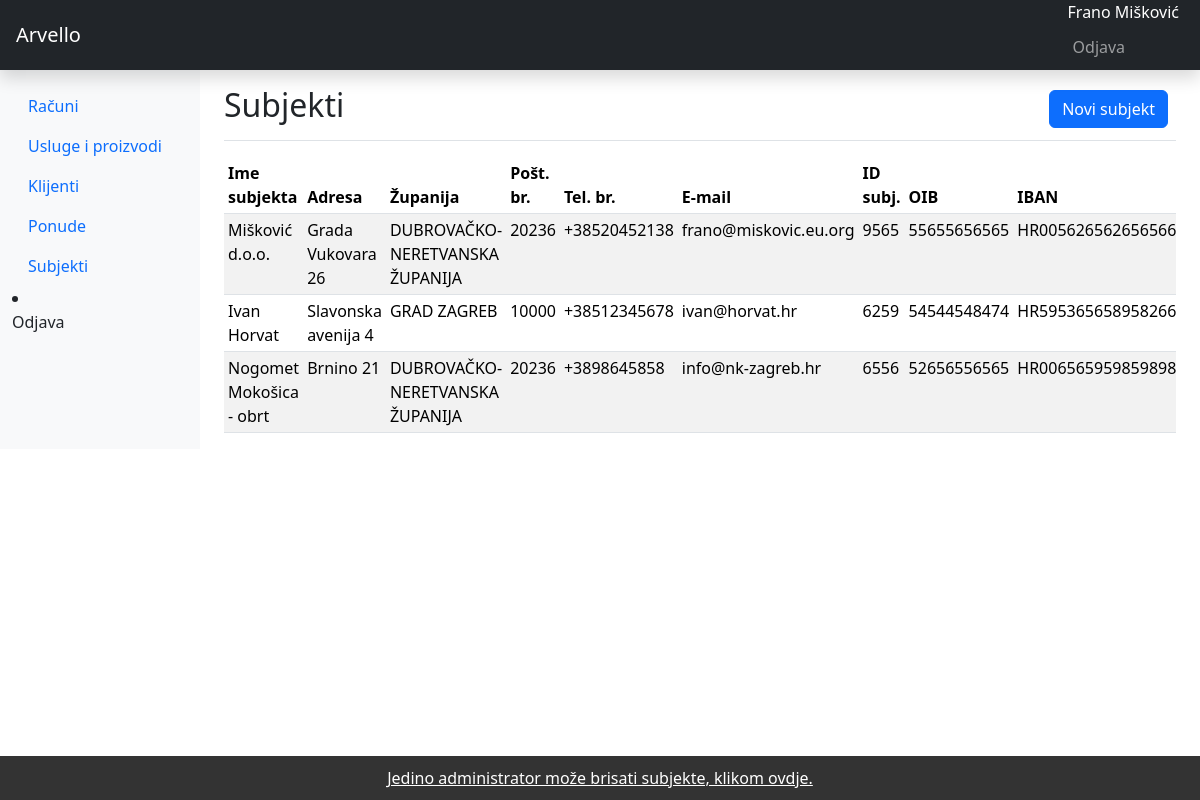
Before: /companies/ (signed in) with the older database file.
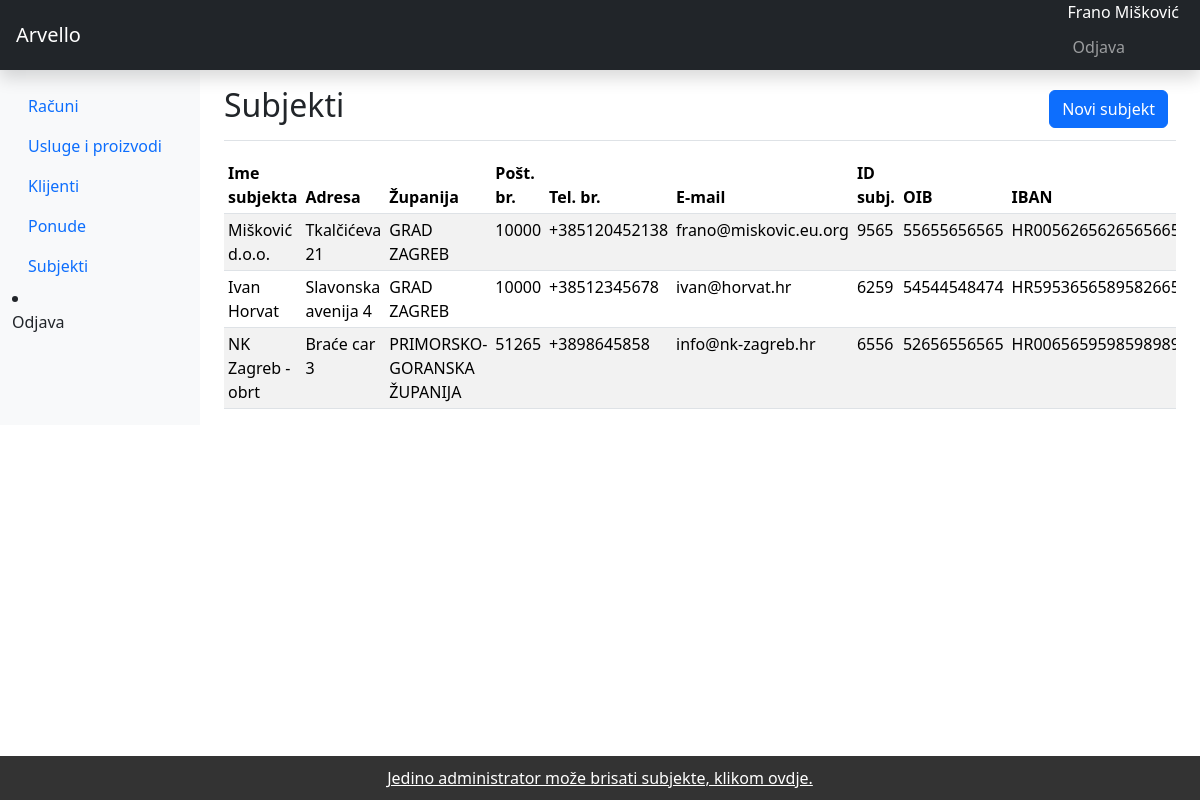
After: the same page with the newer database file.
### arvelloapp/models.py (models this page shows, shortened)
class Company(models.Model):
    PROVINCES = [
    ("ZAGREBAČKA ŽUPANIJA", "ZAGREBAČKA ŽUPANIJA"),
    ("KRAPINSKO-ZAGORSKA ŽUPANIJA", "KRAPINSKO-ZAGORSKA ŽUPANIJA"),
    ("SISAČKO-MOSLAVAČKA ŽUPANIJA", "SISAČKO-MOSLAVAČKA ŽUPANIJA"),
    ("KARLOVAČKA ŽUPANIJA", "KARLOVAČKA ŽUPANIJA"),
    ("VARAŽDINSKA ŽUPANIJA", "VARAŽDINSKA ŽUPANIJA"),
    ("KOPRIVNIČKO-KRIŽEVAČKA ŽUPANIJA", "KOPRIVNIČKO-KRIŽEVAČKA ŽUPANIJA"),
    ("BJELOVARSKO-BILOGORSKA ŽUPANIJA", "BJELOVARSKO-BILOGORSKA ŽUPANIJA"),
    ("PRIMORSKO-GORANSKA ŽUPANIJA", "PRIMORSKO-GORANSKA ŽUPANIJA"),
    ("LIČKO-SENJSKA ŽUPANIJA", "LIČKO-SENJSKA ŽUPANIJA"),
    ("VIROVITIČKO-PODRAVSKA ŽUPANIJA", "VIROVITIČKO-PODRAVSKA ŽUPANIJA"),
    ("POŽEŠKO-SLAVONSKA ŽUPANIJA", "POŽEŠKO-SLAVONSKA ŽUPANIJA"),
    ("BRODSKO-POSAVSKA ŽUPANIJA", "BRODSKO-POSAVSKA ŽUPANIJA"),
    ("ZADARSKA ŽUPANIJA", "ZADARSKA ŽUPANIJA"),
    ("OSJEČKO-BARANJSKA ŽUPANIJA", "OSJEČKO-BARANJSKA ŽUPANIJA"),
    ("ŠIBENSKO-KNINSKA ŽUPANIJA", "ŠIBENSKO-KNINSKA ŽUPANIJA"),
    ("VUKOVARSKO-SRIJEMSKA ŽUPANIJA", "VUKOVARSKO-SRIJEMSKA ŽUPANIJA"),
    ("SPLITSKO-DALMATINSKA ŽUPANIJA", "SPLITSKO-DALMATINSKA ŽUPANIJA"),
    ("ISTARSKA ŽUPANIJA", "ISTARSKA ŽUPANIJA"),
    ("DUBROVAČKO-NERETVANSKA ŽUPANIJA", "DUBROVAČKO-NERETVANSKA ŽUPANIJA"),
    ("MEĐIMURSKA ŽUPANIJA", "MEĐIMURSKA ŽUPANIJA"),
    ("GRAD ZAGREB", "GRAD ZAGREB"),
    ("INOZEMSTVO / NIJE PRIMJENJIVO", "INOZEMSTVO / NIJE PRIMJENJIVO")
    ]
    clientTypes = [
    ("Fizička osoba", "Fizička osoba"),
    ("Pravna osoba", "Pravna osoba"),
    ]
    vatcountry = ["AF", "AX", "AL", "DZ", "AS", "AD", "AO", "AI", "AQ", "AG", "AR",
    "AM", "AW", "AU", "AT", "AZ", "BS", "BH", "BD", "BB", "BY", "BE",
    "BZ", "BJ", "BM", "BT", "BO", "BQ", "BA", "BW", "BV", "BR", "IO",
    "BN", "BG", "BF", "BI", "CV", "KH", "CM", "CA", "KY", "CF", "TD",
    "CL", "CN", "CX", "CC", "CO", "KM", "CG", "CD", "CK", "CR", "CI",
    "HR", "CU", "CW", "CY", "CZ", "DK", "DJ", "DM", "DO", "EC", "EG",
    "SV", "GQ", "ER", "EE", "ET", "FK", "FO", "FJ", "FI", "FR", "GF",
    "PF", "TF", "GA", "GM", "GE", "DE", "GH", "GI", "GR", "GL", "GD",
    "GP", "GU", "GT", "GG", "GN", "GW", "GY", "HT", "HM", "VA", "HN",
    "HK", "HU", "IS", "IN", "ID", "IR", "IQ", "IE", "IM", "IL", "IT",
    "JM", "JP", "JE", "JO", "KZ", "KE", "KI", "KP", "KR", "KW", "KG",
    "LA", "LV", "LB", "LS", "LR", "LY", "LI", "LT", "LU", "MO", "MK",
    "MG", "MW", "MY", "MV", "ML", "MT", "MH", "MQ", "MR", "MU", "YT",
    "MX", "FM", "MD", "MC", "MN", "ME", "MS", "MA", "MZ", "MM", "NA",
    "NR", "NP", "NL", "NC", "NZ", "NI", "NE", "NG", "NU", "NF", "MP",
    "NO", "OM", "PK", "PW", "PS", "PA", "PG", "PY", "PE", "PH", "PN",
    "PL", "PT", "PR", "QA", "RE", "RO", "RU", "RW", "BL", "SH", "KN",
    "LC", "MF", "PM", "VC", "WS", "SM", "ST", "SA", "SN", "RS", "SC",
    "SL", "SG", "SX", "SK", "SI", "SB", "SO", "ZA", "GS", "SS", "ES",
    "LK", "SD", "SR", "SJ", "SZ", "SE", "CH", "SY", "TW", "TJ", "TZ",
    "TH", "TL", "TG", "TK", "TO", "TT", "TN", "TR", "TM", "TC", "TV",
    "UG", "UA", "AE", "GB", "US", "UM", "UY", "UZ", "VU", "VE", "VN",
    "VG", "VI", "WF", "EH", "YE", "ZM", "ZW"]
    clientName = models.CharField(null=True, blank=True, max_length=200)
    addressLine1 = models.CharField(null=True, blank=True, max_length=200)
    town = models.CharField(null=True, blank=True, max_length=200)
    province = models.CharField(choices=PROVINCES, blank=True, max_length=100)
    postalCode = models.CharField(null=True, blank=True, max_length=5)
    phoneNumber = models.CharField(null=True, blank=True, max_length=40, validators=[validate_phone_number])
    emailAddress = models.CharField(null=True, blank=True, max_length=100)
    clientUniqueId = models.CharField(null=True, blank=True, max_length=4, unique=True, validators=[RegexValidator(r'^\d{4}$', 'Idetifikacijski broj klijenta mora sadržavati točno 4 broja.')])
    clientType = models.CharField(choices=clientTypes, blank=True, max_length=40)
    OIB = models.CharField(null=True, blank=True, max_length=11, unique=True, validators=[RegexValidator(r'^\d{11}$', 'OIB mora sadržavati točno 11 broja.')])
    SustavPDVa = models.BooleanField(default=False)
    IBAN = models.CharField(null=True, blank=True, max_length=36)
    uniqueId = models.CharField(null=True, blank=True, max_length=100)
    slug = models.SlugField(max_length=500, unique=True, blank=True, null=True)
    date_created = models.DateTimeField(blank=True, null=True)
    last_updated = models.DateTimeField(blank=True, null=True)

### arvelloapp/views.py (the view, shortened to what this page needs)
# urls.py: path('companies/', views.companies, name='companies'),
@login_required
def companies(request):
    context = {}
    companies = Company.objects.all()
    context['companies'] = companies
    if request.method == 'GET':
        form = CompanyForm()
        context['form'] = form
        return render(request, 'companies.html', context)

### arvelloapp/templates/companies.html (shortened to what this page needs)
{% extends 'base.html' %}
{% load static %}
{% load crispy_forms_tags %}
{% block main %}
<main class="col-md-9 ms-sm-auto col-lg-10 px-md-4">
  <div class="d-flex justify-content-between flex-wrap flex-md-nowrap align-items-center pt-3 pb-2 mb-3 border-bottom">
    <h1 class="h2">Subjekti</h1>
    <div class="btn-toolbar mb-2 mb-md-0">
      <div class="btn-group me-2">
        <button href="#addCompanyModal" type="button" class="btn btn-primary" data-bs-toggle="modal">Novi subjekt</button>
      </div>
    </div>
  </div>
  <div class="table-responsive">
    <table class="table table-striped table-sm">
      <thead>
        <tr>
          <th scope="col">Ime subjekta</th>
          <th scope="col">Adresa</th>
          <th scope="col">Županija</th>
          <th scope="col">Pošt. br.</th>
          <th scope="col">Tel. br.</th>
          <th scope="col">E-mail</th>
          <th scope="col">ID subj.</th>
          <th scope="col">OIB</th>
          <th scope="col">IBAN</th>
        </tr>
      </thead>
      <tbody>
        {% for companies in companies %}
      <tr>
        <td>{{companies.clientName}}</td>
        <td>{{companies.addressLine1}}</td>
        <td>{{companies.province}}</td>
        <td>{{companies.postalCode}}</td>
        <td>{{companies.phoneNumber}}</td>
        <td>{{companies.emailAddress}}</td>
        <td>{{companies.clientUniqueId}}</td>
        <td>{{companies.OIB}}</td>
        <td>{{companies.IBAN}}</td>
      </tr>
        {% endfor %}
      </tbody>
    </table>
  </div>
  <body>
    <footer> <a href="{% url 'admin:arvelloapp_company_changelist' %}" style="color: white;">Jedino administrator može brisati subjekte, klikom ovdje.</a> </footer>
  </body>
</main>
{% endblock %}

### arvelloapp/templates/base.html (shortened to what this page needs)
{% load static %}
{% load crispy_forms_tags %}
<!doctype html>
<html lang="hr">
  <head>
    <link href="{% static '/css/bootstrap.min.css' %}" rel="stylesheet">
  </head>
  <body>
<header class="navbar navbar-dark sticky-top bg-dark flex-md-nowrap p-0 shadow">
  <a class="navbar-brand col-md-3 col-lg-2 me-0 px-3" href="#">Arvello</a>
  <div class="navbar-nav">
    <div class="nav-item text-nowrap">
      <a style="color:white; margin: 6px; padding-right: 15px; margin-top: 10px;">{{request.user.get_full_name}}</a>
      <a class="nav-link px-2" href="{% url 'logout' %}" style="font-size: 1em; margin: 3px;">Odjava</a>
    </div>
  </div>
</header>
<div class="container-fluid">
  <div class="row">
    <nav id="sidebarMenu" class="col-md-3 col-lg-2 d-md-block bg-light sidebar collapse">
      <div class="position-sticky pt-3">
        <ul class="nav flex-column">
          <li class="nav-item">
            <a class="nav-link" href="{% url 'invoices' %}">
              Računi
            </a>
          </li>
          <li class="nav-item">
            <a class="nav-link" href="{% url 'products' %}">
              Usluge i proizvodi
            </a>
          </li>
          <li class="nav-item">
            <a class="nav-link" href="{% url 'clients' %}">
              Klijenti
            </a>
          </li>
          <li class="nav-item">
            <a class="nav-link" href="{% url 'offers' %}">
              Ponude
            </a>
          </li>
          <li class="nav-item">
            <a class="nav-link" href="{% url 'companies' %}">
              Subjekti
            </a>
          </li>
        </ul>
          <li class="nav-item">
            <a class="nav-link" href="/logout">
              Odjava
            </a>
          </li>
      </div>
    </nav>
  {% block main %}
  {% endblock %}
  </div>
</div>
</html>

### arvelloapp/templates/base.html (style rules this page uses)
footer { position: fixed; left: 0; bottom: 0; width: 100%; background-color: #333; color: white; text-align: center; padding: 10px 0; }

Changed rows visible on the page:
changed Company "Mišković d.o.o.": addressLine1 "Grada Vukovara 26" → "Tkalčićeva 21"; province "DUBROVAČKO-NERETVANSKA ŽUPANIJA" → "GRAD ZAGREB"; postalCode "20236" → "10000"; phoneNumber "+38520452138" → "+385120452138"
changed Company "info@nk-zagreb.hr": clientName "Nogomet Mokošica - obrt" → "NK Zagreb - obrt"; addressLine1 "Brnino 21" → "Braće car 3"; province "DUBROVAČKO-NERETVANSKA ŽUPANIJA" → "PRIMORSKO-GORANSKA ŽUPANIJA"; postalCode "20236" → "51265"
